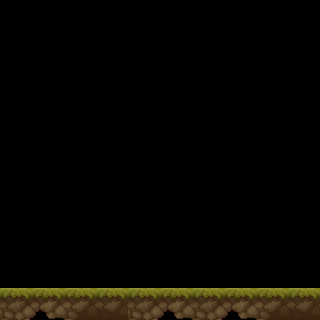

Rendered tile map (Tiled .tmx) drawn with the repository's tilesets; below, a short description and the full map source, tile grids included:
An orthogonal 10x10 tile map with 32x32 px tiles, 1 tile layer (Tile Layer 1), 1 hidden layer not drawn, 2 tilesets.

<map version="1.9" tiledversion="1.9.2" orientation="orthogonal" renderorder="right-down" width="10" height="10" tilewidth="32" tileheight="32" infinite="0" nextlayerid="3" nextobjectid="1">
 <tileset firstgid="1" name="TX Tileset Ground" tilewidth="32" tileheight="32" margin="1" tilecount="225" columns="15">
  <image source="TX Tileset Ground.png" width="512" height="512" />
 </tileset>
 <tileset firstgid="226" name="MapMetadata" tilewidth="32" tileheight="32" margin="1" tilecount="2" columns="2">
  <image source="MapMetadata.png" width="67" height="34" />
 </tileset>
 <layer id="1" name="Tile Layer 1" width="10" height="10">
  <properties>
   <property name="Draw" type="bool" value="true" />
  </properties>
  <data>
   <tile />
   <tile />
   <tile />
   <tile />
   <tile />
   <tile />
   <tile />
   <tile />
   <tile />
   <tile />
   <tile />
   <tile />
   <tile />
   <tile />
   <tile />
   <tile />
   <tile />
   <tile />
   <tile />
   <tile />
   <tile />
   <tile />
   <tile />
   <tile />
   <tile />
   <tile />
   <tile />
   <tile />
   <tile />
   <tile />
   <tile />
   <tile />
   <tile />
   <tile />
   <tile />
   <tile />
   <tile />
   <tile />
   <tile />
   <tile />
   <tile />
   <tile />
   <tile />
   <tile />
   <tile />
   <tile />
   <tile />
   <tile />
   <tile />
   <tile />
   <tile />
   <tile />
   <tile />
   <tile />
   <tile />
   <tile />
   <tile />
   <tile />
   <tile />
   <tile />
   <tile />
   <tile />
   <tile />
   <tile />
   <tile />
   <tile />
   <tile />
   <tile />
   <tile />
   <tile />
   <tile />
   <tile />
   <tile />
   <tile />
   <tile />
   <tile />
   <tile />
   <tile />
   <tile />
   <tile />
   <tile />
   <tile />
   <tile />
   <tile />
   <tile />
   <tile />
   <tile />
   <tile />
   <tile />
   <tile />
   <tile gid="54" />
   <tile gid="55" />
   <tile gid="56" />
   <tile gid="57" />
   <tile gid="54" />
   <tile gid="55" />
   <tile gid="54" />
   <tile gid="55" />
   <tile gid="56" />
   <tile gid="57" />
  </data>
 </layer>
 <layer id="2" name="Colisions" width="10" height="10" visible="0">
  <properties>
   <property name="Draw" type="bool" value="false" />
  </properties>
  <data>
   <tile />
   <tile />
   <tile />
   <tile />
   <tile />
   <tile />
   <tile />
   <tile />
   <tile />
   <tile />
   <tile />
   <tile />
   <tile />
   <tile />
   <tile />
   <tile />
   <tile />
   <tile />
   <tile />
   <tile />
   <tile />
   <tile />
   <tile />
   <tile />
   <tile />
   <tile />
   <tile />
   <tile />
   <tile />
   <tile />
   <tile />
   <tile />
   <tile />
   <tile />
   <tile />
   <tile />
   <tile />
   <tile />
   <tile />
   <tile />
   <tile />
   <tile />
   <tile />
   <tile />
   <tile />
   <tile />
   <tile />
   <tile />
   <tile />
   <tile />
   <tile />
   <tile />
   <tile />
   <tile />
   <tile />
   <tile />
   <tile />
   <tile />
   <tile />
   <tile />
   <tile />
   <tile />
   <tile />
   <tile />
   <tile />
   <tile />
   <tile />
   <tile />
   <tile />
   <tile />
   <tile />
   <tile />
   <tile />
   <tile />
   <tile />
   <tile />
   <tile />
   <tile />
   <tile />
   <tile />
   <tile />
   <tile />
   <tile />
   <tile />
   <tile />
   <tile />
   <tile />
   <tile />
   <tile />
   <tile />
   <tile gid="226" />
   <tile gid="226" />
   <tile gid="226" />
   <tile gid="226" />
   <tile gid="226" />
   <tile gid="226" />
   <tile gid="226" />
   <tile gid="226" />
   <tile gid="226" />
   <tile gid="226" />
  </data>
 </layer>
</map>
